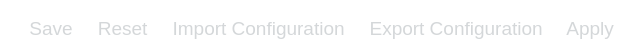
         <widget class="QFrame" name="settings_page_button_frame">
          <property name="minimumSize">
           <size>
            <width>640</width>
            <height>56</height>
           </size>
          </property>
          <property name="maximumSize">
           <size>
            <width>16777215</width>
            <height>56</height>
           </size>
          </property>
          <property name="font">
           <font>
            <pointsize>14</pointsize>
           </font>
          </property>
          <property name="styleSheet">
           <string notr="true">background:
rgba(0,0,0,0);

border-radius: 8;</string>
          </property>
          <property name="frameShape">
           <enum>QFrame::StyledPanel</enum>
          </property>
          <property name="frameShadow">
           <enum>QFrame::Raised</enum>
          </property>
          <layout class="QHBoxLayout" name="horizontalLayout_3">
           <item>
            <widget class="QPushButton" name="settings_button_saveAsDefault">
             <property name="sizePolicy">
              <sizepolicy hsizetype="Fixed" vsizetype="Fixed">
               <horstretch>0</horstretch>
               <verstretch>0</verstretch>
              </sizepolicy>
             </property>
             <property name="minimumSize">
              <size>
               <width>32</width>
               <height>32</height>
              </size>
             </property>
             <property name="font">
              <font>
               <pointsize>14</pointsize>
              </font>
             </property>
             <property name="toolTip">
              <string extracomment="rervert"/>
             </property>
             <property name="statusTip">
              <string/>
             </property>
             <property name="styleSheet">
              <string notr="true">background: rgba(0,0,0,0);
color: rgb(212,215,217);</string>
             </property>
             <property name="text">
              <string> Save</string>
             </property>
             <property name="icon">
              <iconset resource="../resources/icons.qrc">
               <normaloff>:/icons/icons/save.png</normaloff>:/icons/icons/save.png</iconset>
             </property>
             <property name="iconSize">
              <size>
               <width>24</width>
               <height>33</height>
              </size>
             </property>
             <property name="flat">
              <bool>true</bool>
             </property>
            </widget>
           </item>
           <item>
            <widget class="QPushButton" name="settings_button_resetToDefault">
             <property name="sizePolicy">
              <sizepolicy hsizetype="Fixed" vsizetype="Fixed">
               <horstretch>0</horstretch>
               <verstretch>0</verstretch>
              </sizepolicy>
             </property>
             <property name="minimumSize">
              <size>
               <width>32</width>
               <height>32</height>
              </size>
             </property>
             <property name="font">
              <font>
               <pointsize>14</pointsize>
              </font>
             </property>
             <property name="toolTip">
              <string extracomment="rervert"/>
             </property>
             <property name="statusTip">
              <string/>
             </property>
             <property name="styleSheet">
              <string notr="true">background: rgba(0,0,0,0);
color: rgb(212,215,217);</string>
             </property>
             <property name="text">
              <string> Reset</string>
             </property>
             <property name="icon">
              <iconset resource="../resources/icons.qrc">
               <normaloff>:/icons/icons/iosUndoOutline.png</normaloff>:/icons/icons/iosUndoOutline.png</iconset>
             </property>
             <property name="iconSize">
              <size>
               <width>30</width>
               <height>30</height>
              </size>
             </property>
             <property name="flat">
              <bool>true</bool>
             </property>
            </widget>
           </item>
           <item>
            <widget class="QPushButton" name="settings_button_openFile">
             <property name="sizePolicy">
              <sizepolicy hsizetype="Fixed" vsizetype="Fixed">
               <horstretch>0</horstretch>
               <verstretch>0</verstretch>
              </sizepolicy>
             </property>
             <property name="minimumSize">
              <size>
               <width>32</width>
               <height>32</height>
              </size>
             </property>
             <property name="baseSize">
              <size>
               <width>270</width>
               <height>484</height>
              </size>
             </property>
             <property name="font">
              <font>
               <pointsize>14</pointsize>
              </font>
             </property>
             <property name="styleSheet">
              <string notr="true">background: rgba(0,0,0,0);
color: rgb(212,215,217);</string>
             </property>
             <property name="text">
              <string> Import Configuration</string>
             </property>
             <property name="icon">
              <iconset resource="../resources/icons.qrc">
               <normaloff>:/icons/icons/iosDownload.png</normaloff>:/icons/icons/iosDownload.png</iconset>
             </property>
             <property name="iconSize">
              <size>
               <width>30</width>
               <height>30</height>
              </size>
             </property>
             <property name="flat">
              <bool>true</bool>
             </property>
            </widget>
           </item>
           <item>
            <widget class="QPushButton" name="settings_buttons_saveFile">
             <property name="sizePolicy">
              <sizepolicy hsizetype="Fixed" vsizetype="Fixed">
               <horstretch>0</horstretch>
               <verstretch>0</verstretch>
              </sizepolicy>
             </property>
             <property name="minimumSize">
              <size>
               <width>32</width>
               <height>32</height>
              </size>
             </property>
             <property name="baseSize">
              <size>
               <width>270</width>
               <height>484</height>
              </size>
             </property>
             <property name="font">
              <font>
               <pointsize>14</pointsize>
              </font>
             </property>
             <property name="styleSheet">
              <string notr="true">background: rgba(0,0,0,0);
color: rgb(212,215,217);</string>
             </property>
             <property name="text">
              <string> Export Configuration</string>
             </property>
             <property name="icon">
              <iconset resource="../resources/icons.qrc">
               <normaloff>:/icons/icons/iosUpload.png</normaloff>:/icons/icons/iosUpload.png</iconset>
             </property>
             <property name="iconSize">
              <size>
               <width>30</width>
               <height>30</height>
              </size>
             </property>
             <property name="flat">
              <bool>true</bool>
             </property>
            </widget>
           </item>
           <item>
            <widget class="QPushButton" name="settings_button_apply">
             <property name="sizePolicy">
              <sizepolicy hsizetype="Fixed" vsizetype="Fixed">
               <horstretch>0</horstretch>
               <verstretch>0</verstretch>
              </sizepolicy>
             </property>
             <property name="minimumSize">
              <size>
               <width>32</width>
               <height>32</height>
              </size>
             </property>
             <property name="font">
              <font>
               <pointsize>14</pointsize>
              </font>
             </property>
             <property name="styleSheet">
              <string notr="true">background: rgba(0,0,0,0);
color: rgb(212,215,217);</string>
             </property>
             <property name="text">
              <string> Apply</string>
             </property>
             <property name="icon">
              <iconset resource="../resources/icons.qrc">
               <normaloff>:/icons/icons/iosRedo.png</normaloff>:/icons/icons/iosRedo.png</iconset>
             </property>
             <property name="iconSize">
              <size>
               <width>30</width>
               <height>30</height>
              </size>
             </property>
             <property name="flat">
              <bool>true</bool>
             </property>
            </widget>
           </item>
          </layout>
         </widget>
